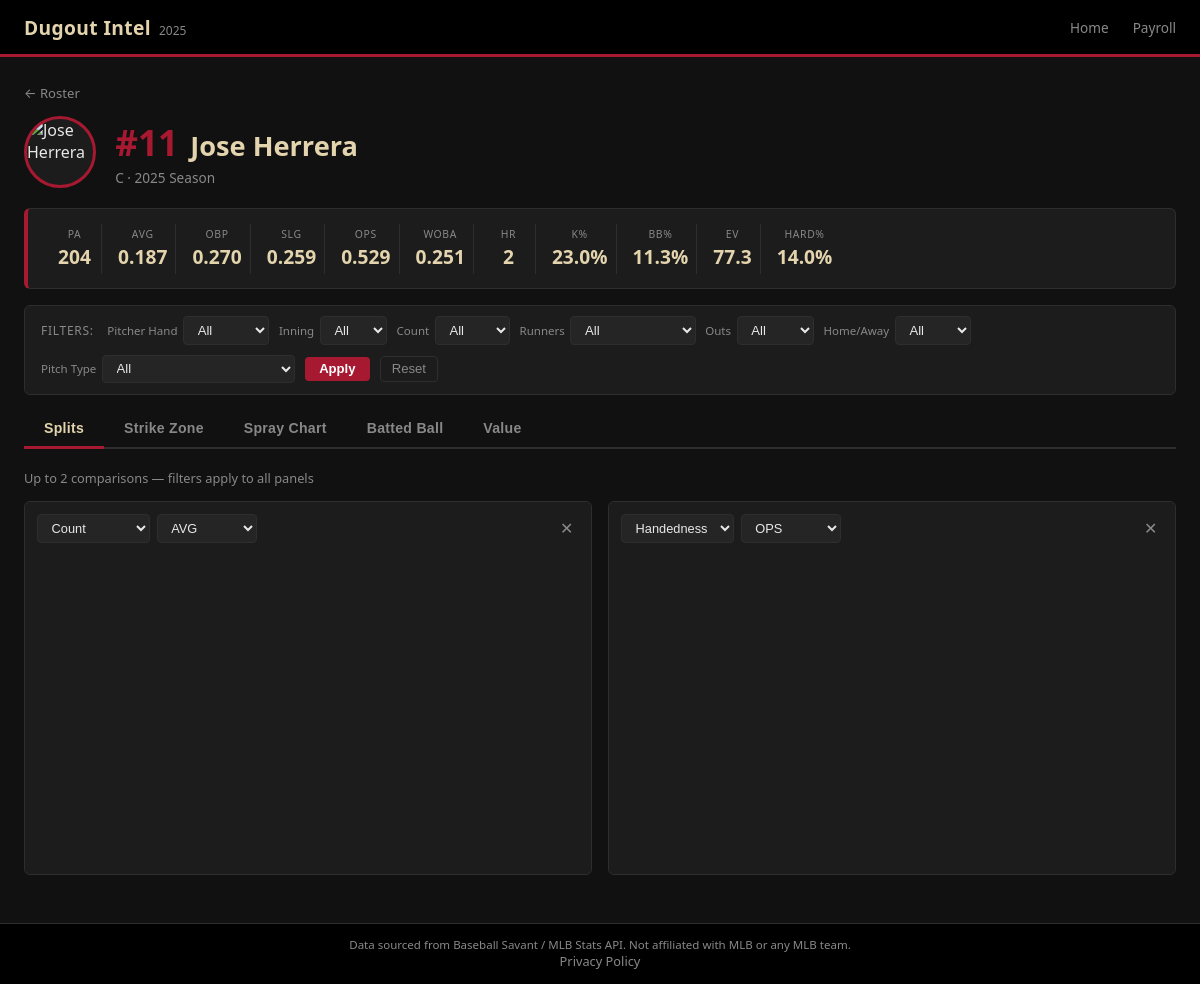
Screenshot of /batter/645444 with the database file from the repository.
### tables this page shows
CREATE TABLE "players" (
"player_id" INTEGER,
  "full_name" TEXT,
  "jersey_number" INTEGER,
  "position" TEXT,
  "position_type" TEXT,
  "status" TEXT,
  "season" INTEGER
);

CREATE TABLE batter_splits (
    id              INTEGER PRIMARY KEY AUTOINCREMENT,
    player_id       INTEGER NOT NULL,
    season          INTEGER NOT NULL,
    split_type      TEXT NOT NULL,   -- 'inning', 'count', 'runners', 'venue', 'handedness', etc.
    split_value     TEXT NOT NULL,   -- e.g., '7', '2-2', 'RISP', 'Chase Field', 'vs_LHP'

    -- Counting stats
    pa              INTEGER DEFAULT 0,   -- plate appearances
    ab              INTEGER DEFAULT 0,
    hits            INTEGER DEFAULT 0,
    singles         INTEGER DEFAULT 0,
    doubles         INTEGER DEFAULT 0,
    triples         INTEGER DEFAULT 0,
    home_runs       INTEGER DEFAULT 0,
    rbi             INTEGER DEFAULT 0,
    walks           INTEGER DEFAULT 0,
    strikeouts      INTEGER DEFAULT 0,
    hbp             INTEGER DEFAULT 0,

    -- Rate stats (stored as TEXT to handle NULL cleanly; computed in Python)
    avg             REAL,
    obp             REAL,
    slg             REAL,
    ops             REAL,
    woba            REAL,

    -- Batted ball
    avg_exit_velo   REAL,
    avg_launch_angle REAL,
    hard_hit_pct    REAL,   -- % balls in play with EV >= 95 mph
    barrel_pct      REAL,

    -- Swing/contact
    swing_pct       REAL,
    whiff_pct       REAL,
    contact_pct     REAL,

    UNIQUE (player_id, season, split_type, split_value)
);

### app/app.py (the view)
@app.route("/batter/<int:player_id>")
def batter_page(player_id: int):
    player = query("SELECT * FROM players WHERE player_id=? AND season=2025", (player_id,))
    if not player:
        abort(404)
    player = player[0]
    if player["position_type"] == "Pitcher":
        abort(404)
    overall = query(
        "SELECT * FROM batter_splits WHERE player_id=? AND season=2025 AND split_type='overall'",
        (player_id,)
    )
    overall = overall[0] if overall else {}
    split_types = [r["split_type"] for r in query(
        "SELECT DISTINCT split_type FROM batter_splits "
        "WHERE player_id=? AND season=2025 ORDER BY split_type", (player_id,)
    )]
    pitch_types = [r["pitch_type"] for r in query(
        "SELECT DISTINCT pitch_type FROM pitches WHERE batter=? AND pitch_type IS NOT NULL "
        "ORDER BY pitch_type", (player_id,)
    )]
    return render_template("player.html", player=player, overall=overall,
                           split_types=split_types, pitch_types=pitch_types,
                           player_type="batter")

### app/app.py (called while the page is built)
@app.before_request
def force_https():
    if request.headers.get("X-Forwarded-Proto") == "http":
        return redirect(request.url.replace("http://", "https://", 1), code=301)

def get_db():
    conn = sqlite3.connect(DB_PATH)
    conn.row_factory = sqlite3.Row
    return conn

def query(sql: str, params: tuple = ()) -> list[dict]:
    conn = get_db()
    rows = conn.execute(sql, params).fetchall()
    conn.close()
    return [dict(r) for r in rows]

### app/templates/player.html (shortened to what this page needs)
{% extends "base.html" %}
{% block content %}
<div class="player-header">
    <a href="/" class="back-link">← Roster</a>
    <div class="player-meta">
        <img class="player-headshot"
             src="https://img.mlbstatic.com/mlb-photos/image/upload/d_people:generic:headshot:67:current.png/w_120,q_auto:best/v1/people/{{ player.player_id }}/headshot/67/current"
             alt="{{ player.full_name }}"
             onerror="this.src='/static/img/silhouette.svg'">
        <div>
            <div class="player-name-row">
                <span class="jersey-big">#{{ player.jersey_number or '—' }}</span>
                <h1>{{ player.full_name }}</h1>
            </div>
            <p class="position-label">{{ player.position }} · 2025 Season</p>
        </div>
    </div>
</div>
{% if overall %}
<div class="stat-bar">
    {% if player_type == 'batter' %}
    <div class="stat-item"><span class="stat-label">PA</span><span class="stat-value">{{ overall.pa or 0 }}</span></div>
    <div class="stat-item"><span class="stat-label">AVG</span><span class="stat-value">{{ "%.3f"|format(overall.avg or 0) }}</span></div>
    <div class="stat-item"><span class="stat-label">OBP</span><span class="stat-value">{{ "%.3f"|format(overall.obp or 0) }}</span></div>
    <div class="stat-item"><span class="stat-label">SLG</span><span class="stat-value">{{ "%.3f"|format(overall.slg or 0) }}</span></div>
    <div class="stat-item"><span class="stat-label">OPS</span><span class="stat-value">{{ "%.3f"|format(overall.ops or 0) }}</span></div>
    <div class="stat-item"><span class="stat-label">wOBA</span><span class="stat-value">{{ "%.3f"|format(overall.woba or 0) }}</span></div>
    <div class="stat-item"><span class="stat-label">HR</span><span class="stat-value">{{ overall.home_runs or 0 }}</span></div>
    <div class="stat-item"><span class="stat-label">K%</span><span class="stat-value">{{ "%.1f"|format((overall.strikeouts / overall.pa * 100) if overall.pa else 0) }}%</span></div>
    <div class="stat-item"><span class="stat-label">BB%</span><span class="stat-value">{{ "%.1f"|format((overall.walks / overall.pa * 100) if overall.pa else 0) }}%</span></div>
    <div class="stat-item"><span class="stat-label">EV</span><span class="stat-value">{{ overall.avg_exit_velo or '—' }}</span></div>
    <div class="stat-item"><span class="stat-label">Hard%</span><span class="stat-value">{% if overall.hard_hit_pct %}{{ "%.1f"|format(overall.hard_hit_pct * 100) }}%{% else %}—{% endif %}</span></div>
    {% endif %}
</div>
{% endif %}
<div class="filter-bar" id="filter-bar">
    <span class="filter-label">Filters:</span>
    {% if player_type == 'batter' %}
    <div class="filter-group">
        <label>Pitcher Hand</label>
        <select id="f-p_throws" class="filter-select">
            <option value="">All</option>
        </select>
    </div>
    {% endif %}
    <div class="filter-group">
        <label>Inning</label>
        <select id="f-inning" class="filter-select">
            <option value="">All</option>
        </select>
    </div>
    <div class="filter-group">
        <label>Count</label>
        <select id="f-count" class="filter-select">
            <option value="">All</option>
        </select>
    </div>
    <div class="filter-group">
        <label>Runners</label>
        <select id="f-runners" class="filter-select">
            <option value="">All</option>
        </select>
    </div>
    <div class="filter-group">
        <label>Outs</label>
        <select id="f-outs" class="filter-select">
            <option value="">All</option>
        </select>
    </div>
    <div class="filter-group">
        <label>Home/Away</label>
        <select id="f-home_away" class="filter-select">
            <option value="">All</option>
        </select>
    </div>
    {% if pitch_types %}
    <div class="filter-group">
        <label>Pitch Type</label>
        <select id="f-pitch_type" class="filter-select">
            <option value="">All</option>
        </select>
    </div>
    {% endif %}
    <button class="btn-apply" id="apply-filters">Apply</button>
    <button class="btn-reset" id="reset-filters">Reset</button>
</div>
<div class="tab-bar">
    <button class="tab-btn active" data-tab="splits">Splits</button>
    <button class="tab-btn" data-tab="heatmap">Strike Zone</button>
    <button class="tab-btn" data-tab="spray">{% if player_type == 'batter' %}Spray Chart{% else %}Pitch Movement{% endif %}</button>
    <button class="tab-btn" data-tab="advanced">{% if player_type == 'batter' %}Batted Ball{% else %}Velocity{% endif %}</button>
    <button class="tab-btn" data-tab="value">Value</button>
</div>
<div class="tab-content active" id="tab-splits">
    <div class="panels-toolbar">
        <span class="panels-hint">Up to 2 comparisons — filters apply to all panels</span>
    </div>
    <div id="split-panels"></div>
</div>
{% endblock %}

### app/static/css/style.css (style rules this page uses)
:root { --red: #A71930; --red-dark: #7a1224; --red-glow: rgba(167,25,48,0.25); --sand: #E3D4AD; --sand-dim: #b8a882; --black: #000000; --bg: #111111; --bg-card: #1c1c1c; --bg-input: #252525; --bg-hover: #232323; --text: #e8e8e8; --text-muted: #888888; --border: #2e2e2e; --radius: 6px; --font: 'Segoe UI', system-ui, -apple-system, sans-serif; --cell-high: rgba(94,224,94,0.18); --cell-low: rgba(224,92,92,0.18); }
* { box-sizing: border-box; margin: 0; padding: 0; }
body { background: var(--bg); color: var(--text); font-family: var(--font); min-height: 100vh; display: flex; flex-direction: column; }
a { color: var(--sand); text-decoration: none; }
.player-header { margin-bottom: 1.25rem; }
.back-link { font-size: 0.82rem; color: var(--text-muted); display: inline-flex; align-items: center; gap: 0.3rem; margin-bottom: 0.9rem; transition: color 0.15s; }
.player-meta { display: flex; align-items: center; gap: 1.2rem; }
.jersey-big { font-size: 2.2rem; font-weight: 800; color: var(--red); min-width: 1.8rem; }
.player-meta h1 { font-size: 1.7rem; color: var(--sand); font-weight: 700; }
.position-label { color: var(--text-muted); font-size: 0.85rem; margin-top: 0.15rem; }
.stat-bar { display: flex; flex-wrap: wrap; gap: 0.5rem; background: var(--bg-card); border: 1px solid var(--border); border-left: 4px solid var(--red); border-radius: var(--radius); padding: 0.9rem 1.25rem; margin-bottom: 1rem; }
.stat-item { display: flex; flex-direction: column; align-items: center; min-width: 54px; padding: 0.2rem 0.5rem; border-right: 1px solid var(--border); }
.stat-item:last-child { border-right: none; }
.stat-label { font-size: 0.65rem; color: var(--text-muted); text-transform: uppercase; letter-spacing: 0.06em; margin-bottom: 0.15rem; }
.stat-value { font-size: 1.2rem; font-weight: 700; color: var(--sand); }
.filter-bar { display: flex; flex-wrap: wrap; align-items: center; gap: 0.6rem; background: var(--bg-card); border: 1px solid var(--border); border-radius: var(--radius); padding: 0.65rem 1rem; margin-bottom: 1rem; }
.filter-label { font-size: 0.75rem; color: var(--text-muted); text-transform: uppercase; letter-spacing: 0.06em; margin-right: 0.25rem; }
.filter-group { display: flex; align-items: center; gap: 0.35rem; }
.filter-group label { font-size: 0.72rem; color: var(--text-muted); white-space: nowrap; }
.filter-select { background: var(--bg-input); color: var(--text); border: 1px solid var(--border); border-radius: 4px; padding: 0.3rem 0.6rem; font-size: 0.82rem; cursor: pointer; transition: border-color 0.15s; }
.btn-apply { background: var(--red); color: #fff; border: none; border-radius: 4px; padding: 0.3rem 0.9rem; font-size: 0.82rem; font-weight: 600; cursor: pointer; transition: background 0.15s; }
.btn-reset { background: transparent; color: var(--text-muted); border: 1px solid var(--border); border-radius: 4px; padding: 0.3rem 0.7rem; font-size: 0.82rem; cursor: pointer; transition: color 0.15s, border-color 0.15s; }
.tab-bar { display: flex; gap: 0; border-bottom: 2px solid var(--border); margin-bottom: 1.25rem; }
.tab-btn { background: none; border: none; border-bottom: 3px solid transparent; color: var(--text-muted); padding: 0.6rem 1.25rem; font-size: 0.88rem; font-weight: 600; cursor: pointer; transition: color 0.15s, border-color 0.15s; margin-bottom: -2px; letter-spacing: 0.02em; }
.tab-btn.active { color: var(--sand); border-bottom-color: var(--red); }
.tab-content { display: none; }
.tab-content.active { display: block; }
.panels-toolbar { display: flex; align-items: center; justify-content: space-between; margin-bottom: 0.9rem; }
.panels-hint { font-size: 0.8rem; color: var(--text-muted); }
#split-panels { display: grid; grid-template-columns: repeat(auto-fit, minmax(360px, 1fr)); gap: 1rem; align-items: start; }
.player-headshot { width: 72px; height: 72px; border-radius: 50%; object-fit: cover; object-position: top center; border: 3px solid var(--red); background: var(--bg-card); flex-shrink: 0; }
.player-name-row { display: flex; align-items: baseline; gap: 0.75rem; }

### rows the page displays
players: jersey_number "11", full_name "Jose Herrera", position "C"
batter_splits: pa "204", avg "0.187", obp "0.270", slg "0.259", ops "0.529", woba "0.251", home_runs "2", (overall.strikeouts/overall.pa*100)ifoverall.paelse0 "23.0", (overall.walks/overall.pa*100)ifoverall.paelse0 "11.3", avg_exit_velo "77.3", overall.hard_hit_pct*100 "14.0"
